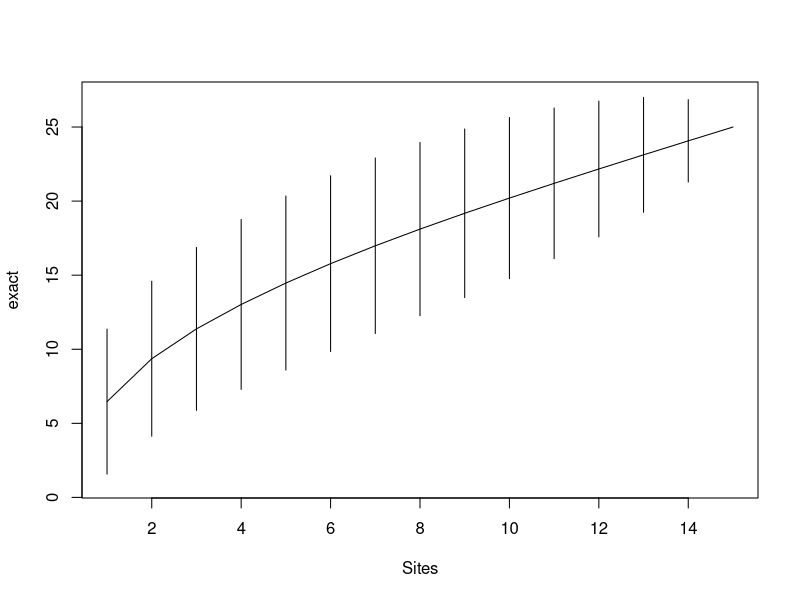
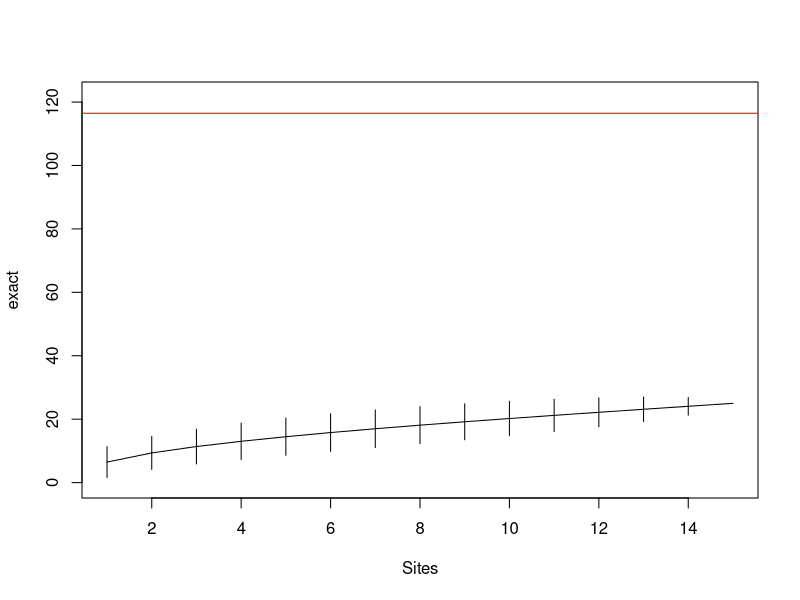
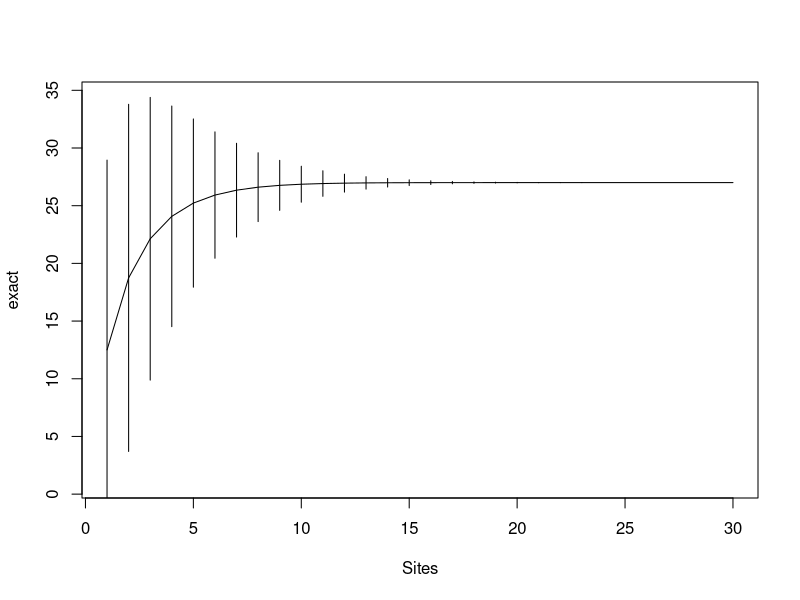
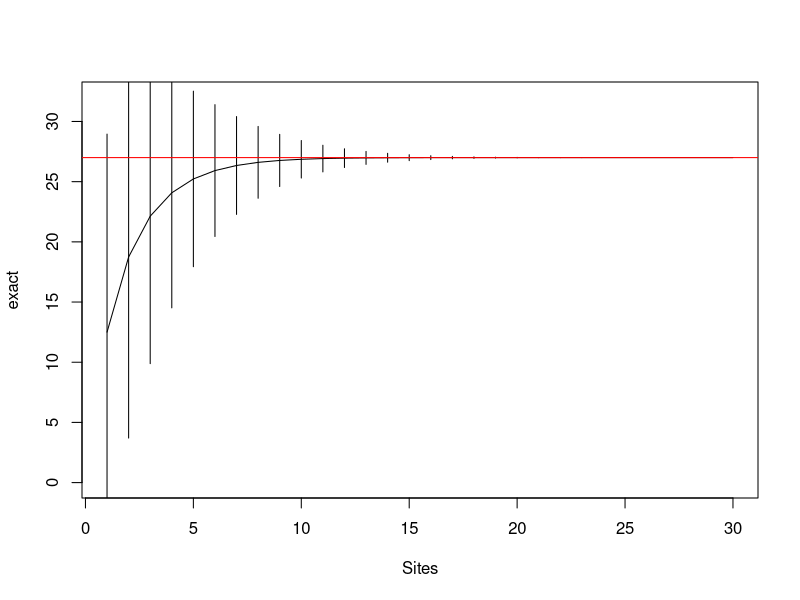

Generate these figures, in order, with R:
## ---- chunk 1
knitr::opts_chunk$set(echo = TRUE)
## ---- chunk 2
library(vegan)
## ---- chunk 3
scr <- read.csv("../data_raw/SCR_camera_data.csv")
## ---- chunk 4
head(scr)
## ---- chunk 5
# A warning is fine!
scr_sac <- specaccum(scr)
## ---- chunk 6
plot(scr_sac)
## ---- chunk 7
scr_richness <- specpool(scr)
scr_richness
## ---- chunk 8
scr_observed <- scr_richness$Species
scr_observed

scr_estimated <- scr_richness$chao
scr_estimated
## ---- chunk 9
scr_estimated - scr_observed
## ---- chunk 10
plot(scr_sac, ylim = c(0, scr_estimated + 5))
abline(h = scr_estimated, col = "red")
## ---- chunk 11
fish <- read.csv("../data_raw/Doubs_fish.csv")
## ---- chunk 12
head(fish)
## ---- chunk 13
# A warning is fine!
fish_sac <- specaccum(fish)
fish_sac
## ---- chunk 14
plot(fish_sac)
## ---- chunk 15
fish_richness <- specpool(fish)
fish_richness
## ---- chunk 16
fish_observed <- fish_richness$Species
fish_observed

fish_estimated <- fish_richness$chao
fish_estimated
## ---- chunk 17
fish_estimated - fish_observed
## ---- chunk 18
plot(fish_sac, ylim = c(0, fish_estimated + 5))
abline(h = fish_estimated, col = "red")
